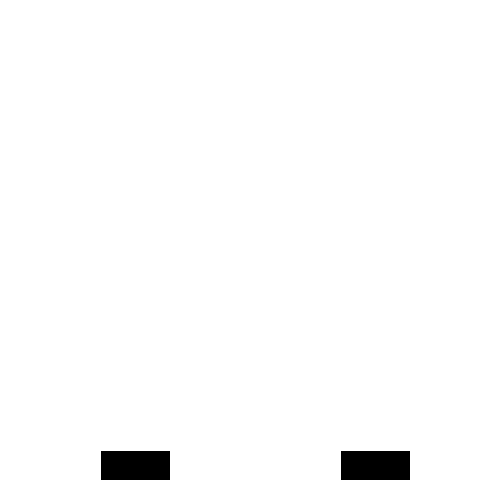
Frame 1 (no input)
Frame 60 (the mouse pressed at the canvas centre just before this capture): identical to frame 1, image omitted
Frame 120 (the mouse held since frame 60 and released just before this capture): identical to frame 1, image omitted

The Processing sketch that drew this single still picture (run headless with seeded random() and noise(); from frame 60 on, the mouse is pressed at the canvas centre):

// Processing sketch: toki_1_7
// ── toki_1_7.pde
/*
* Author: Elohim Guevara
* Sketch name: toki_1_7.pde
*/

// Declare object 
RenderToki t;

// Variables for button
boolean leftButton = false;
boolean rightButton = false;
// Variables for buttons
float leftButton_x_pos;
float leftButton_y_pos;
float rightButton_x_pos;
float rightButton_y_pos;
int widthButton = 70;
int heightButton = 30;


void setup() {
  // Sketch window size
  size(500, 500);
  smooth();
  frameRate(30);
  
  // Initialize object
  t = new RenderToki();
  
  // Initialize vars
  leftButton_x_pos = width-400;
  leftButton_y_pos = height/2+200;
  rightButton_x_pos = width-160;
  rightButton_y_pos = height/2+200;
}

void draw() {
  // Button left
  if (leftButton || rightButton) {
    if (leftButton) {
      t.displayInformationLeftButton();
    } else {
      t.displayInformationRightButton();
    }
    t.renderToki();
    // Parameters for button style
    strokeWeight(1.5);
    fill(255);
    stroke(0);
  } else {
    background(255);
    fill(0);
    stroke(255);
  }
  rect(leftButton_x_pos, leftButton_y_pos, widthButton, heightButton);
  rect(rightButton_x_pos, rightButton_y_pos, widthButton, heightButton);
}

void mousePressed() {
  // Vars for left button
  boolean a = mouseX >= leftButton_x_pos;
  boolean b = mouseX < leftButton_x_pos+(widthButton);
  boolean c = mouseY >= leftButton_y_pos;
  boolean d = mouseY < leftButton_y_pos+(heightButton);
  // Vars for right button
  boolean e = mouseX >= rightButton_x_pos;
  boolean f = mouseX < rightButton_x_pos+(widthButton);
  boolean g = mouseY >= rightButton_y_pos;
  boolean h = mouseY < rightButton_y_pos+(heightButton);
  
  // Activate left button
  if (a && b && c && d && mouseButton == LEFT) {
    if (rightButton == false) {
      leftButton = !leftButton;
    }  
  }

  // Activate right button
  if (e && f && g && h && mouseButton == RIGHT) {
    if (leftButton == false) {
      rightButton = !rightButton;
    }
  }
}

// ── RenderToki.pde
class RenderToki {
  // Variables for speed 'x' and 'y' positions
  float xspeed;
  float yspeed;
  
  // Variables for the body of toki
  float x_head;
  float y_head;
  int sizeHead;
  
  float x1_reyebrow;
  float y1_reyebrow;
  float x2_reyebrow;
  float y2_reyebrow;
  
  float x_reye;
  float y_reye;
  
  float x1_leyebrow;
  float y1_leyebrow;
  float x2_leyebrow;
  float y2_leyebrow;
  
  float x_leye;
  float y_leye;
  
  float x1_nose;
  float y1_nose;
  float x2_nose;
  float y2_nose;
  float x3_nose;
  float y3_nose;
  float x4_nose;
  float y4_nose;
  
  float x1_mouth;
  float y1_mouth;
  float x2_mouth;
  float y2_mouth;
  float x3_mouth;
  float y3_mouth;
  float x4_mouth;
  float y4_mouth;
  
  float x1_col;
  float y1_col;
  float x2_col;
  float y2_col;
  
  float x1_rarm;
  float y1_rarm;
  float x2_rarm;
  float y2_rarm;
  
  float x1_rhand;
  float y1_rhand;
  float x2_rhand;
  float y2_rhand;
  
  float x1_larm;
  float y1_larm;
  float x2_larm;
  float y2_larm;
  
  float x1_lhand;
  float y1_lhand;
  float x2_lhand;
  float y2_lhand;
  
  float x1_lleg;
  float y1_lleg;
  float x2_lleg;
  float y2_lleg;
  float x3_lleg;
  float y3_lleg;
  float x4_lleg;
  float y4_lleg;
  
  float x1_lfoot;
  float y1_lfoot;
  float x2_lfoot;
  float y2_lfoot;
  
  float x1_rleg;
  float y1_rleg;
  float x2_rleg;
  float y2_rleg;
  float x3_rleg;
  float y3_rleg;
  float x4_rleg;
  float y4_rleg;
  
  float x1_rfoot;
  float y1_rfoot;
  float x2_rfoot;
  float y2_rfoot;
  
  // Construct method
  RenderToki() {
    xspeed = 3;
    yspeed = 3;
    
    x_head = 250;
    y_head = 130;
    sizeHead = 70;
    
    x1_reyebrow = 220;
    y1_reyebrow = 130;
    x2_reyebrow = 230;
    y2_reyebrow = 120;
    
    x_reye = 230;
    y_reye = 130;
    
    x1_leyebrow = 240;
    y1_leyebrow = 113;
    x2_leyebrow = 260;
    y2_leyebrow = 113;
    
    x_leye = 250;
    y_leye = 120;
    
    x1_nose = 240;
    y1_nose = 130;
    x2_nose = 240;
    y2_nose = 140;
    x3_nose = 240;
    y3_nose = 140;
    x4_nose = 250;
    y4_nose = 135;
    
    x1_mouth = 240;
    y1_mouth = 155;
    x2_mouth = 245;
    y2_mouth = 148;
    x3_mouth = 245;
    y3_mouth = 148;
    x4_mouth = 255;
    y4_mouth = 148;
    
    x1_col = 250;
    y1_col = 165;
    x2_col = 250;
    y2_col = 280;
    
    x1_rarm = 250;
    y1_rarm = 200;
    x2_rarm = 220;
    y2_rarm = 280;
    
    x1_rhand = 205;
    y1_rhand = 280;
    x2_rhand = 220;
    y2_rhand = 280;
    
    x1_larm = 250;
    y1_larm = 200;
    x2_larm = 235;
    y2_larm = 270;
    
    x1_lhand = 220;
    y1_lhand = 270;
    x2_lhand = 235;
    y2_lhand = 270;
    
    x1_lleg = 250;
    y1_lleg = 280;
    x2_lleg = 315;
    y2_lleg = 265;
    x3_lleg = 315;
    y3_lleg = 265;
    x4_lleg = 330;
    y4_lleg = 330;
    
    x1_lfoot = 330;
    y1_lfoot = 330;
    x2_lfoot = 345;
    y2_lfoot = 330;
    
    x1_rleg = 250;
    y1_rleg = 280;
    x2_rleg = 310;
    y2_rleg = 300;
    x3_rleg = 310;
    y3_rleg = 300;
    x4_rleg = 305;
    y4_rleg = 365;
    
    x1_rfoot = 305;
    y1_rfoot = 365;
    x2_rfoot = 320;
    y2_rfoot = 365;
  }
  
  // Method
  void displayInformationLeftButton() {
    // Start with i as 0
    int i = 0;
    // While i is less than width of the window
    while (i < width+10) {
      noStroke();
      float distance = abs(mouseX - i);
      fill(distance);
      rect(i, 0, 10, height*2);
      // Increase i by 10
      i += 10;
    }
  }
  
  // Method
  void displayInformationRightButton() {
    for (int row = 0; row < width; row+=25) {
      for (int col = 0; col < height; col+=25) {
        fill(random(row), random(col), random(col));
        rect(row, col, 25, 25);
      }
    }
  }
  
  // Method
  void renderToki() {
    // Change the location of Toki by speed
    // Head 
    x_head = x_head + xspeed;
    y_head = y_head + yspeed;
    // Right eyebrow
    x1_reyebrow = x1_reyebrow + xspeed;
    y1_reyebrow = y1_reyebrow + yspeed;
    x2_reyebrow = x2_reyebrow + xspeed;
    y2_reyebrow = y2_reyebrow + yspeed;
    // Right eye
    x_reye = x_reye + xspeed;
    y_reye = y_reye + yspeed;
    // Left eyebrow
    x1_leyebrow = x1_leyebrow + xspeed;
    y1_leyebrow = y1_leyebrow + yspeed;
    x2_leyebrow = x2_leyebrow + xspeed;
    y2_leyebrow = y2_leyebrow + yspeed;
    // Left eye
    x_leye = x_leye + xspeed;
    y_leye = y_leye + yspeed;
    // Nose
    x1_nose = x1_nose + xspeed;
    y1_nose = y1_nose + yspeed;
    x2_nose = x2_nose + xspeed;
    y2_nose = y2_nose + yspeed;
    x3_nose = x3_nose + xspeed;
    y3_nose = y3_nose + yspeed;
    x4_nose = x4_nose + xspeed;
    y4_nose = y4_nose + yspeed;
    // Mouth
    x1_mouth = x1_mouth + xspeed;
    y1_mouth = y1_mouth + yspeed;
    x2_mouth = x2_mouth + xspeed;
    y2_mouth = y2_mouth + yspeed;
    x3_mouth = x3_mouth + xspeed;
    y3_mouth = y3_mouth + yspeed;
    x4_mouth = x4_mouth + xspeed;
    y4_mouth = y4_mouth + yspeed;
    // Column
    x1_col = x1_col + xspeed;
    y1_col = y1_col + yspeed;
    x2_col = x2_col + xspeed;
    y2_col = y2_col + yspeed;
    // Right arm
    x1_rarm = x1_rarm + xspeed;
    y1_rarm = y1_rarm + yspeed;
    x2_rarm = x2_rarm + xspeed;
    y2_rarm = y2_rarm + yspeed;
    // Right hand
    x1_rhand = x1_rhand + xspeed;
    y1_rhand = y1_rhand + yspeed;
    x2_rhand = x2_rhand + xspeed;
    y2_rhand = y2_rhand + yspeed;
    // Left arm
    x1_larm = x1_larm + xspeed;
    y1_larm = y1_larm + yspeed;
    x2_larm = x2_larm + xspeed;
    y2_larm = y2_larm + yspeed;
    // Left hand
    x1_lhand = x1_lhand + xspeed;
    y1_lhand = y1_lhand + yspeed;
    x2_lhand = x2_lhand + xspeed;
    y2_lhand = y2_lhand + yspeed;
    // Left leg
    x1_lleg = x1_lleg + xspeed;
    y1_lleg = y1_lleg + yspeed;
    x2_lleg = x2_lleg + xspeed;
    y2_lleg = y2_lleg + yspeed;
    x3_lleg = x3_lleg + xspeed;
    y3_lleg = y3_lleg + yspeed;
    x4_lleg = x4_lleg + xspeed;
    y4_lleg = y4_lleg + yspeed;
    // Left foot
    x1_lfoot = x1_lfoot + xspeed;
    y1_lfoot = y1_lfoot + yspeed;
    x2_lfoot = x2_lfoot + xspeed;
    y2_lfoot = y2_lfoot + yspeed;
    // Right leg
    x1_rleg = x1_rleg + xspeed;
    y1_rleg = y1_rleg + yspeed;
    x2_rleg = x2_rleg + xspeed;
    y2_rleg = y2_rleg + yspeed;
    x3_rleg = x3_rleg + xspeed;
    y3_rleg = y3_rleg + yspeed;
    x4_rleg = x4_rleg + xspeed;
    y4_rleg = y4_rleg + yspeed;
    // Right foot
    x1_rfoot = x1_rfoot + xspeed;
    y1_rfoot = y1_rfoot + yspeed;
    x2_rfoot = x2_rfoot + xspeed;
    y2_rfoot = y2_rfoot + yspeed;
      
    // The head (circle) how reference point
    // to create the collision of body
    if (x_head > width || x_head < 0) {
      xspeed = xspeed * -1;
    }
      
    if (y_head > height || y_head < 0) {
      yspeed = yspeed * -1;
    }
      
    // Setup settings to toki shape
    noFill();
    strokeWeight(2.5);
    stroke(255);
    
    /* Toki FACE */
    ellipse(x_head, y_head, sizeHead, sizeHead); // head
    line(x1_reyebrow, y1_reyebrow, x2_reyebrow, y2_reyebrow); // right eyebrow
    point(x_reye, y_reye); // right eye
    line(x1_leyebrow, y1_leyebrow, x2_leyebrow, y2_leyebrow); // left eyebrow
    point(x_leye, y_leye); // left eye
    line(x1_nose, y1_nose, x2_nose, y2_nose); // nose
    line(x3_nose, y3_nose, x4_nose, y4_nose); // nose
    line(x1_mouth, y1_mouth, x2_mouth, y2_mouth); // mouth
    line(x3_mouth, y3_mouth, x4_mouth, y4_mouth); // mouth
      
    /* Toki REST OF BODY */
    line(x1_col, y1_col, x2_col, y2_col); // column
    line(x1_rarm, y1_rarm, x2_rarm, y2_rarm); // right arm
    line(x1_rhand, y1_rhand, x2_rhand, y2_rhand); // right hand
    line(x1_larm, y1_larm, x2_larm, y2_larm); // left arm
    line(x1_lhand, y1_lhand, x2_lhand, y2_lhand); // left hand
    line(x1_lleg, y1_lleg, x2_lleg, y2_lleg); // left leg
    line(x3_lleg, y3_lleg, x4_lleg, y4_lleg); // left leg 
    line(x1_lfoot, y1_lfoot, x2_lfoot, y2_lfoot); // left foot
    line(x1_rleg, y1_rleg, x2_rleg, y2_rleg); // right leg
    line(x3_rleg, y3_rleg, x4_rleg, y4_rleg); // right leg
    line(x1_rfoot, y1_rfoot, x2_rfoot, y2_rfoot); // right foot
  }
}
